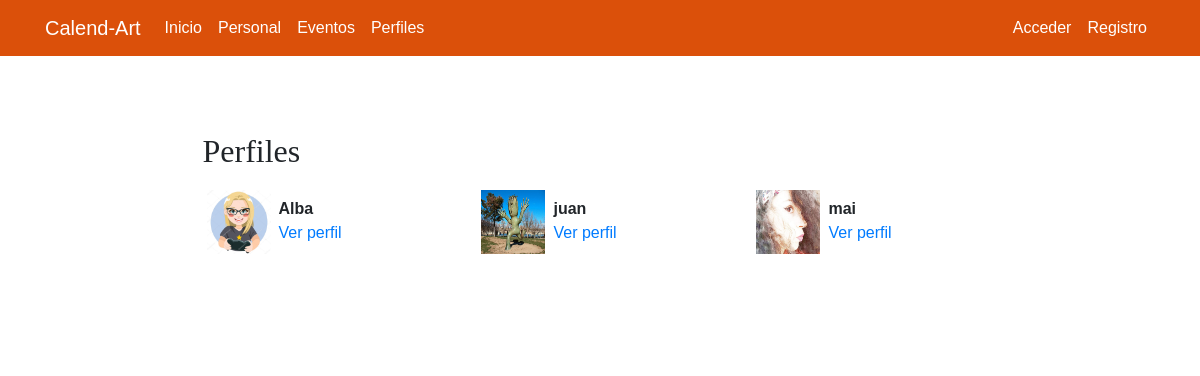
/profiles/, run on the app's committed database.
### registration/models.py (models this page shows)
class Profile(models.Model):
    user = models.OneToOneField(CustomUser, on_delete=models.CASCADE, related_name='profile')
    avatar = models.ImageField(upload_to=custom_upload_to, null=True, blank=True)
    bio = models.TextField(null=True, blank=True)
    link = models.URLField(max_length=200, null=True, blank=True)
    class Meta:
        ordering = ['user__username']

class CustomUser(AbstractUser):
    email = models.EmailField(unique=True)
    telefono = models.CharField(max_length=20)
    departamento = models.CharField(max_length=100)
    respuesta_seguridad_1 = models.CharField(
        max_length=255,
        verbose_name="¿Cuál es el nombre de tu primera mascota?"
    )
    respuesta_seguridad_2 = models.CharField(
        max_length=255,
        verbose_name="¿Cuál es el nombre de tu abuela materna?"
    )

### profiles/views.py (the view)
# urls.py: path('', ProfileListView.as_view(), name='list'),
class ProfileListView(ListView):
    model = Profile
    template_name = 'profiles/profile_list.html'

### profiles/templates/profiles/profile_list.html (shortened to what this page needs)
{% extends 'core/base.html' %}
{% load static %}
{% block content %}
<main role="main">
  <div class="container">
    <div class="row mt-3">
      <div class="col-md-9 mx-auto mb-5">
        <h2>Perfiles</h2>
        <div class="row">
          {% for profile in profile_list %}
            <div class="col-md-4 mt-2 mb-3 ">
              <div class="row p-1">
                <div class="col-md-12">
                  {% if profile.avatar %}
                    <img src="{{profile.avatar.url}}" class="img-fluid profile-avatar">
                  {% else %}
                    <img src="{% static 'registration/img/no-avatar.jpg' %}" class="img-fluid profile-avatar">
                  {% endif %}
                  <p class="profile-data">
                    <b>{{profile.user|truncatechars:"16"}}</b><br>
                    <a href="{% url 'profiles:detail' profile.user %}">Ver perfil</a>
                  </p>
                </div>
              </div>
            </div>
          {% endfor %}
        </div>
      </div>
    </div>
  </div>
</main>
{% endblock %}

### core/static/core/css/main.css (style rules this page uses)
h1, h2, h3, h4, h5, h6, .jumbotron-heading { font-family: 'Lora', serif; }
main { padding-top: 20px; }
:root { --jumbotron-padding-y: 3rem; }
body { font-family: 'Raleway', sans-serif; background-image: url('../img/fondo.jpg'); background-repeat: no-repeat; background-attachment: fixed; background-size: cover; background-position: center; }

### profiles/templates/profiles/profile_list.html (style rules this page uses)
.profile-avatar { float:left;width:4rem;height:4rem }
.profile-data { padding-left:4.5rem;padding-top:.4rem; }

### data on the page
Profile: avatar (picture), user "Alba"
Profile: avatar (picture), user "juan"
Profile: avatar (picture), user "mai"
